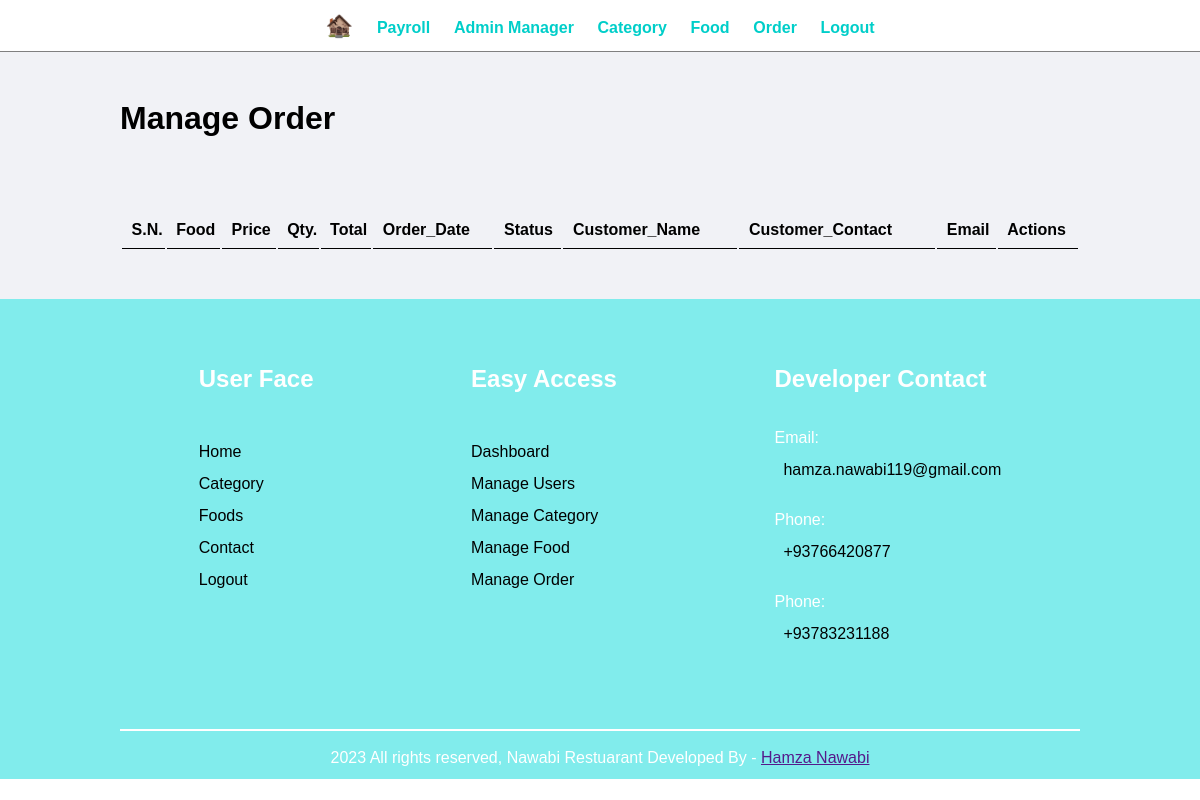
The page /admin/manage-order.php (signed in) on the database as committed earlier.
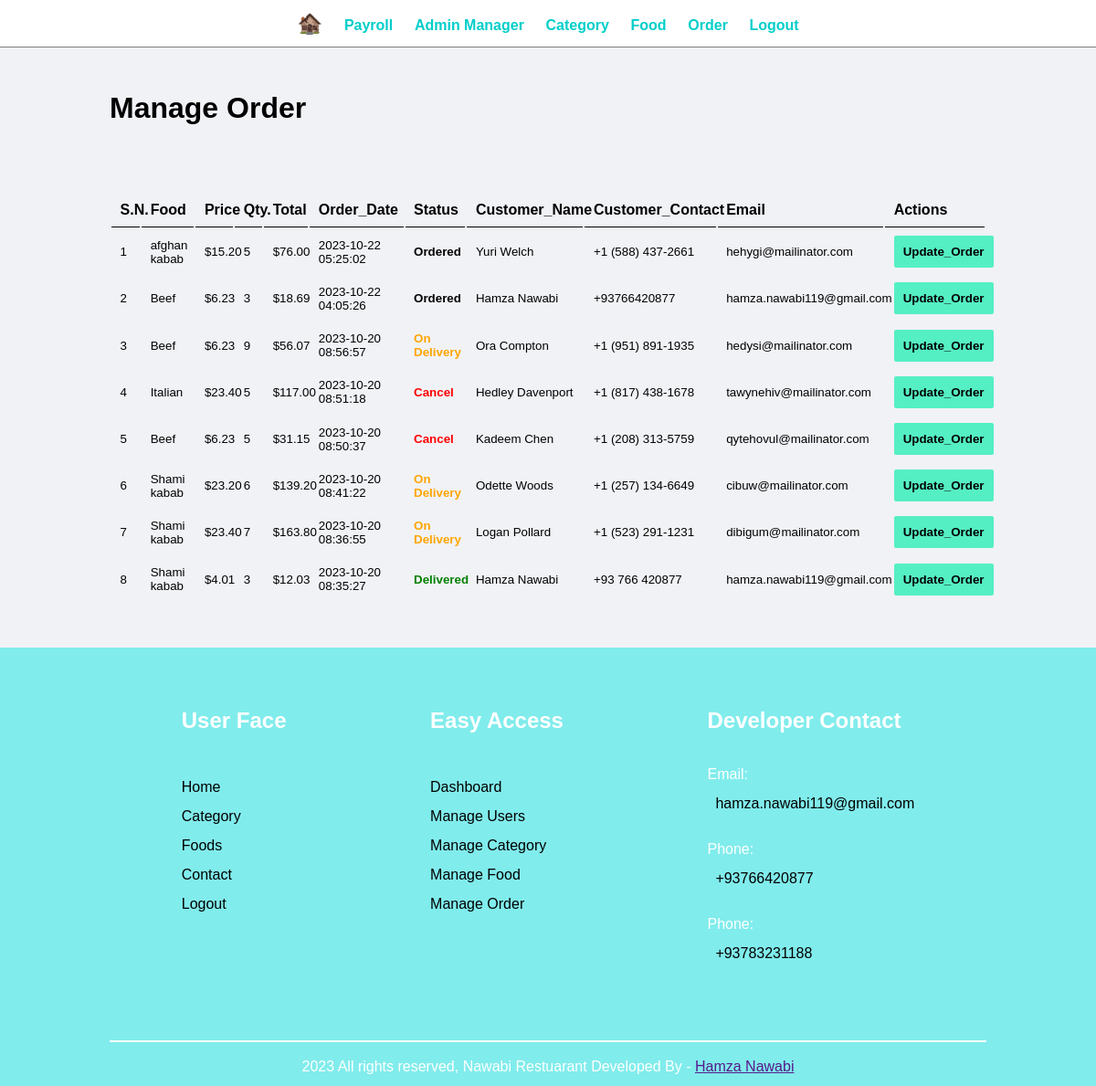
The same page on the database as committed later.
### tables this page shows
CREATE TABLE `tbl_order` (
  `id` int(10) UNSIGNED NOT NULL,
  `food` varchar(150) NOT NULL,
  `price` decimal(10,2) NOT NULL,
  `qty` int(11) NOT NULL,
  `total` decimal(10,2) NOT NULL,
  `order_date` datetime NOT NULL,
  `status` varchar(50) NOT NULL,
  `customer_name` varchar(150) NOT NULL,
  `customer_contact` varchar(20) NOT NULL,
  `customer_email` varchar(150) NOT NULL,
  `customer_address` varchar(255) NOT NULL
);

### admin/manage-order.php (the view, shortened to what this page needs)
<?php include "./partials/menu.php"; ?>
    <div class="main-content">
        <div class="wrapper">
            <h1>Manage Order</h1>
            <br><br>
            <br><br>
                <table class="tbl-full">
                    <tr>
                        <th>S.N.</th>
                        <th>Food</th>
                        <th>Price</th>
                        <th>Qty.</th>
                        <th>Total</th>
                        <th>Order_Date</th>
                        <th>Status</th>
                        <th>Customer_Name</th>
                        <th>Customer_Contact</th>
                        <th>Email</th>
                        <th>Actions</th>
                    </tr>
                    <?php
                        $query = "SELECT * FROM tbl_order ORDER BY id DESC";
                        $result = mysqli_query($connect,$query);
                        $count = mysqli_num_rows($result);
                        if($count > 0){
                            $num = 1;
                            while($rows = mysqli_fetch_assoc($result)){
                    ?>
                    <tr style="font-size:smaller;">
                        <td><?php echo $num++; ?></td>
                        <td><?php echo $rows['food']; ?></td>
                        <td>$<?php echo $rows['price']; ?></td>
                        <td><?php echo $rows['qty']; ?></td>
                        <td>$<?php echo $rows['total']; ?></td>
                        <td><?php echo $rows['order_date']; ?></td>
                        <td style="font-weight:bold;color:
                            <?php if($rows['status']=='Ordered'){echo 'black';};if($rows['status']=='On Delivery'){echo 'orange';}if($rows['status']=='Delivered'){ echo 'green';}if($rows['status']=='Cancel'){ echo 'red';} ?>;">
                            <?php echo $rows['status']; ?>
                        </td>
                        <td><?php echo $rows['customer_name']; ?></td>
                        <td><?php echo $rows['customer_contact']; ?></td>
                        <td><?php echo $rows['customer_email']; ?></td>
                        <td>
                            <a href="./update-order.php?id=<?php echo $rows['id']; ?>" class="btn-secondary" style="padding:10px;">Update_Order</a>
                        </td>
                    </tr>
                   <?php
                            }
                        }
                    ?>
                </table>
        </div>
    </div>
<?php include "./partials/footer.php"; ?>

### admin/partials/menu.php (shortened to what this page needs)
<!DOCTYPE html>
<html lang="en">
<head>
    <link rel="stylesheet" href="../css/admin.css">
</head>
<body>
    <div class="menu text-center">
        <div class="wrapper">
            <ul>
                <li><a href="../index.php" style="font-size:1.4rem;">🏚️</a></li>
                <li><a href="index.php">Payroll</a></li>
                <li><a href="manage-admin.php">Admin Manager</a></li>
                <li><a href="manage-category.php">Category</a></li>
                <li><a href="manage-food.php">Food</a></li>
                <li><a href="manage-order.php">Order</a></li>
                <li><a href="logout.php">Logout</a></li>
            </ul>
        </div>
    </div>

### admin/partials/footer.php
    <div class="footer">
        <div class="wrapper">
            <div>
                <br><br>
            </div><br>
            <div class="row" style="display: flex;justify-content:space-around;">
                <div>
                    <h2>User Face</h2><br><br>
                    <a href="http://localhost/food_order/">Home</a>
                    <a href="http://localhost/food_order/categories.html">Category</a>
                    <a href="http://localhost/food_order/foods.html">Foods</a>
                    <a href="">Contact</a>
                    <a href="logout.php">Logout</a>
                </div>
                <div>
                    <h2>Easy Access</h2><br><br>
                    <a href="http://localhost/food_order/admin/index.php">Dashboard</a>
                    <a href="http://localhost/food_order/admin/manage-admin.php">Manage Users</a>
                    <a href="http://localhost/food_order/admin/manage-category.php">Manage Category</a>
                    <a href="http://localhost/food_order/admin/manage-food.php">Manage Food</a>
                    <a href="http://localhost/food_order/admin/manage-order.php">Manage Order</a>
                </div>
                <div>
                    <h2>Developer Contact</h2><br><br>
                    Email: <a href="">&nbsp; hamza.nawabi119@gmail.com</a><br>
                    Phone: <a href="">&nbsp; +93766420877</a><br>
                    Phone: <a href="">&nbsp; +93783231188</a>
                </div>
            </div>
            <br><br><br><br><hr color="white"><br>
            <p class="text-center"><?php echo date('Y');?> All rights reserved, Nawabi Restuarant Developed By - <a href="">Hamza Nawabi</a></p>
        </div>
    </div>
</body>
</html>

### css/admin.css (style rules this page uses)
* { margin: 0px; padding: 0px; font-family: Arial, Helvetica, sans-serif; }
.wrapper { padding:1%; width: 80%; margin: 0 auto; }
.text-center { text-align: center; }
.menu { border-bottom: 1px solid gray; }
.menu ul { list-style-type: none; }
.menu ul li { display:inline; padding: 1%; }
.menu ul li a { text-decoration: none; font-weight: bold; color:#00cec9; }
.tbl-full { width: 100%; }
table tr th { border-bottom:1px solid black; padding:1%; text-align: left; }
table tr td { padding:1%; }
.btn-primary, .btn-secondary, .btn-danger { background-color:#74b9ff ; padding: 1%; text-decoration: none; color: white; border-radius: 2px; font-weight: bold; }
.btn-secondary { background-color:#55efc4 ; color:black; }
.main-content { background-color: #f1f2f6; padding: 3% 0; }
.footer { background-color: #81ecec; color:white; }
.footer .row a { text-decoration: none; display: block; margin: 14px 0px; color: black; transition: .3s; }

Rows that differ between the two databases and show on the page:
added tbl_order: food "afghan kabab", price "15.20", qty "5", total "76.00", order_date "2023-10-22 05:25:02", status "Ordered", customer_name "Yuri Welch", customer_contact "+1 (588) 437-2661", customer_email "hehygi@mailinator.com"
added tbl_order: food "Beef", price "6.23", qty "3", total "18.69", order_date "2023-10-22 04:05:26", status "Ordered", customer_name "Hamza Nawabi", customer_contact "+93766420877", customer_email "hamza.nawabi119@gmail.com"
added tbl_order: food "Beef", price "6.23", qty "9", total "56.07", order_date "2023-10-20 08:56:57", status "On Delivery", customer_name "Ora Compton", customer_contact "+1 (951) 891-1935", customer_email "hedysi@mailinator.com"
added tbl_order: food "Italian", price "23.40", qty "5", total "117.00", order_date "2023-10-20 08:51:18", status "Cancel", customer_name "Hedley Davenport", customer_contact "+1 (817) 438-1678", customer_email "tawynehiv@mailinator.com"
added tbl_order: food "Beef", price "6.23", qty "5", total "31.15", order_date "2023-10-20 08:50:37", status "Cancel", customer_name "Kadeem Chen", customer_contact "+1 (208) 313-5759", customer_email "qytehovul@mailinator.com"
added tbl_order: food "Shami kabab", price "23.20", qty "6", total "139.20", order_date "2023-10-20 08:41:22", status "On Delivery", customer_name "Odette Woods", customer_contact "+1 (257) 134-6649", customer_email "cibuw@mailinator.com"
added tbl_order: food "Shami kabab", price "23.40", qty "7", total "163.80", order_date "2023-10-20 08:36:55", status "On Delivery", customer_name "Logan Pollard", customer_contact "+1 (523) 291-1231", customer_email "dibigum@mailinator.com"
added tbl_order: food "Shami kabab", price "4.01", qty "3", total "12.03", order_date "2023-10-20 08:35:27", status "Delivered", customer_name "Hamza Nawabi", customer_contact "+93 766 420877", customer_email "hamza.nawabi119@gmail.com"
